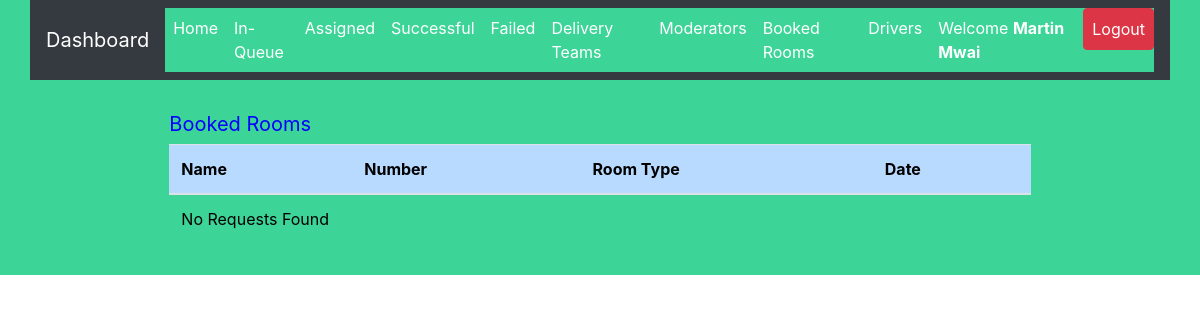
Page /admin/booked.php (signed in) on the earlier database version.
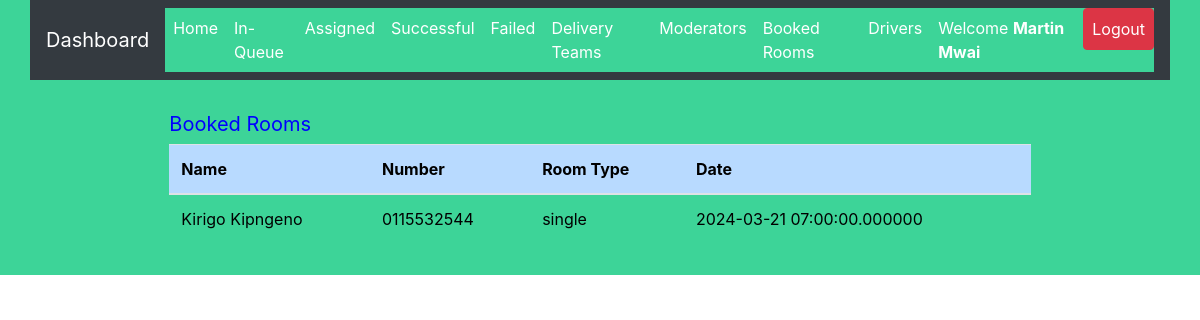
Same page on the later database version.
### tables this page shows
CREATE TABLE `room` (
  `name` varchar(250) NOT NULL,
  `number` varchar(250) NOT NULL,
  `room_type` varchar(250) NOT NULL,
  `image` varchar(250) NOT NULL,
  `date` timestamp(6) NOT NULL DEFAULT CURRENT_TIMESTAMP(6) ON UPDATE CURRENT_TIMESTAMP(6)
);

### admin/booked.php (the view, shortened to what this page needs)
<?php
include 'server.php';
$admin_id = $_SESSION['admin_id'];
?>
<!DOCTYPE html>
<html lang="en">
<head>
    <?php include './includes/header.php'; ?>
</head>
<body>
    <?php include './includes/navbar.php'; ?>
    <div class="container-fluid">
        <div class="row m-3">
            <div class="col-md-1"></div>
            <div class="col-md-10">
                <div class="table-responsive-lg p-3">
                    <table class="table p-3" style='color:black; font-weight:normal'>
                        <thead>
                            <h5 style='color:blue; font-weight:normal'>Booked Rooms</h5>
                            <tr>
                                <th scope="col" class="table-primary">Name</th>
                                <th scope="col" class="table-primary">Number</th>
                                <th scope="col" class="table-primary">Room Type</th>
                                <th scope="col" class="table-primary">Date</th>
                            </tr>
                        </thead>
                        <tbody>
                        <?php
                        if ($admin_id) {
                            $data_fetch_query = "SELECT name, number, room_type, date FROM room";
                            $data_result = mysqli_query($db, $data_fetch_query);
                            if ($data_result->num_rows > 0) {
                                while ($row = $data_result->fetch_assoc()) {
                                    $name = $row["name"];
                                    $number = $row["number"];
                                    $room_type = $row["room_type"];
                                    echo "<tr>
                                            <td>" . $name . "</td>
                                            <td>" . $number . "</td>
                                            <td>" . $room_type . "</td>
                                            <td>" . $row["date"] . "</td>
                                        </tr>";
                                }
                            } else {
                                echo "<td colspan='5'>" . "No Requests Found" . "</td>";
                            }
                        } else {
                            echo "<td colspan='5'>" . "No Data Found" . "</td>";
                        }
                        ?>
                        </tbody>
                    </table>
                </div>
            </div>
            <div class="col-md-1"></div>
        </div>
    </div>
</body>
</html>

Differences in the rows shown:
added room: name "Kirigo Kipngeno", number "0115532544", room_type "single", date "2024-03-21 07:00:00.000000"
Other differences:
text no longer shown: "No Requests Found"
